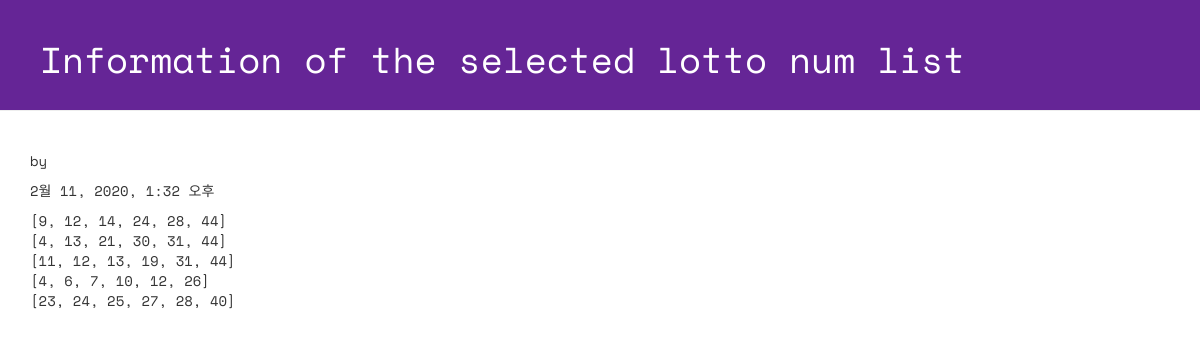
Screenshot of /lotto/2/detail with the database file from the repository.
### lotto/models.py (models this page shows, shortened)
class GuessNumbers(models.Model):
    name = models.CharField(max_length=24) # 로또 번호 리스트의 이름
    text = models.CharField(max_length=255) # 로또 번호 리스트에 대한 설명
    lottos = models.CharField(max_length=255,
        default='[1,2,3,4,5,6]')  # 로또 번호들이 담길 main_str
    num_lotto = models.IntegerField(default=5) # 6개 번호 set의 갯수
    update_date = models.DateTimeField()

### lotto/views.py (the view)
# urls.py: path('lotto/<int:lottokey>/detail', views.detail , name='detail'),
def detail(request, lottokey):
    lotto = GuessNumbers.objects.get(pk = lottokey)
    return render(request, "lotto/detail.html", {"lotto": lotto})

### lotto/templates/lotto/detail.html (shortened to what this page needs)
<!DOCTYPE html>
{% load staticfiles %}
<html lang="ko">
<head>
   <link rel="stylesheet" href="//maxcdn.bootstrapcdn.com/bootstrap/3.2.0/css/bootstrap.min.css">
   <link rel="stylesheet" href="//maxcdn.bootstrapcdn.com/bootstrap/3.2.0/css/bootstrap-theme.min.css">
   <link rel="stylesheet" href="{% static 'css/lotto.css'%}">
</head>
<body>
  <div class="page-header">
    <h1>Information of the selected lotto num list</h1>
  </div>
  <div class="container lotto">
    <p> by {{ lotto.name }}</p>
    <p> {{ lotto.update_date }}</p>
    <p> {{ lotto.lottos | linebreaksbr }}</p>
  </div>
</body>
</html>

### lotto/static/css/lotto.css (style rules this page uses)
.page-header { background-color: #652596; margin-top: 0; padding: 20px 20px 20px 40px; font-family: 'Space Mono', monospace; }
.page-header h1 { color: #FFFFFF; }
.container { font-family: 'Space Mono', monospace; }

### rows the page displays
GuessNumbers: update_date "2월 11, 2020, 1:32 오후", lottos "[9, 12, 14, 24, 28, 44] [4, 13, 21, 30, 31, 44] [11, 12, 13, 19, 31, 44] [4, 6, 7, 10, 12, 26] [23, 24, 25, 27, 28, 40]"
